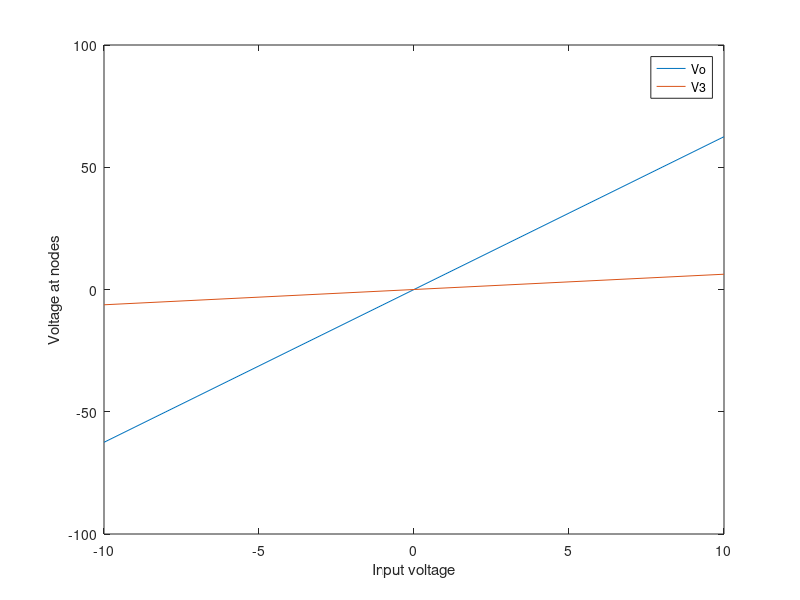
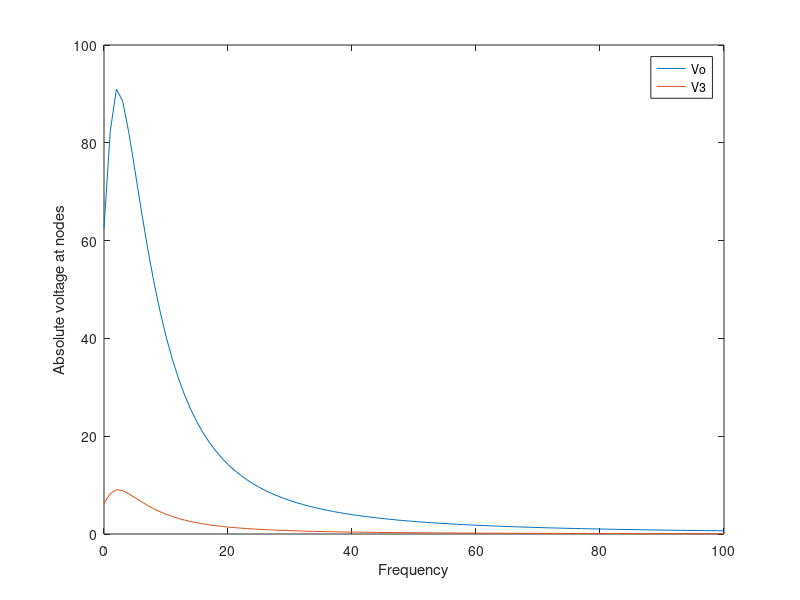
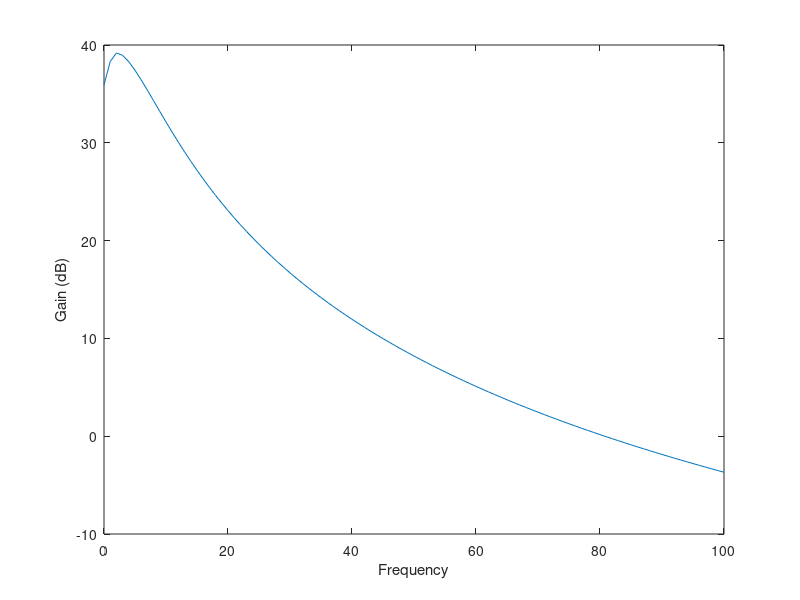
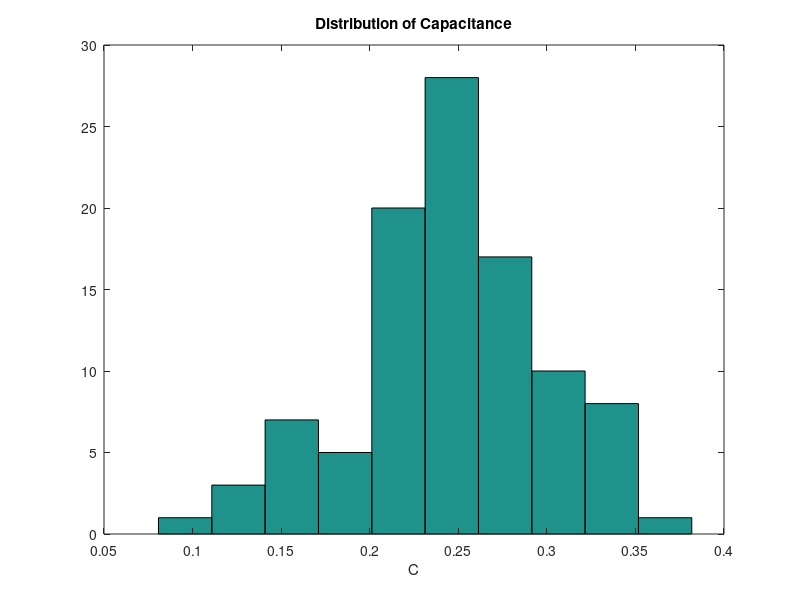

Write MATLAB code to recreate these figures, in order.
clear

V_in = 0;

R1 = 1;
Cap = 0.25;
R2 = 2;
L = 0.2;
R3 = 10;
alpha = 100;
R4 = 0.1;
Ro = 1000;

G1 = 1/R1;
G2 = 1/R2;
G3 = 1/R3;
G4 = 1/R4;
Go = 1/Ro;

% Unknowns: X = [I_in, V1, V2, I_L, I3, I, V4, Vo];
X = [];

G = zeros(8);
G(1,:) = [1 G1 -G1 0 0 0 0 0];
G(2,:) = [0 -G1 (G1+G2) 1 0 0 0 0];
G(3,:) = [0 0 0 -1 1 0 0 0];
G(4,:) = [0 0 0 0 0 -1 G4 -G4];
G(5,:) = [0 0 0 0 0 0 -G4 (G4+Go)];
G(6,:) = [0 1 0 0 0 0 0 0];
G(7,:) = [0 0 0 0 -alpha 0 1 0];
G(8,:) = [0 0 1 0 -R3 0 0 0];

C = zeros(8);
C(1,:) = [0 Cap -Cap 0 0 0 0 0];
C(2,:) = [0 -Cap Cap 0 0 0 0 0];
C(8,:) = [0 0 0 -L 0 0 0 0];

F = [0 0 0 0 0 V_in 0 0];

%
% In time domain, C dX/dt + GX = F. In the frequency domain, (G + jwC)X =
% F. For DC analysis, we can set w = 0. To solve for X:
% X = F / (G + jwC)
%

% DC Sweep

index = 1;

for V_in = -10:10
    
    F = [0 0 0 0 0 V_in 0 0];
    X = G\F';
    
    Vo(index) = X(8);
    V3(index) = X(5)*R3; %X(5) contains I3
    
    index = index + 1;
    
end

V_in = linspace(-10,10,21);

figure(1)
plot(V_in,Vo)
hold on
plot(V_in,V3)
xlabel('Input voltage')
ylabel('Voltage at nodes')
legend('Vo','V3')
hold off

% AC Sweep

% For the AC sweep, let V_in = 1V
V_in = 1;

Vo = [];
V3 = [];

index = 1;

for f = 0:100
    
    w = 2*pi*f;
    X = (G + 1i*w*C)\F';
    
    Vo(index) = real(X(8));
    V3(index) = real(X(5))*R3; %X(5) contains I3
    
    index = index + 1;
    
end

f = linspace(0,100,101);

figure(2)
plot(f,Vo)
hold on
plot(f,V3)
xlabel('Frequency')
ylabel('Absolute voltage at nodes')
legend('Vo','V3')
hold off

figure(3)
plot(f,20*log10(Vo/V_in))
xlabel('Frequency')
ylabel('Gain (dB)')

% Variable Capacitance

w = pi;

for index = 1:100

    Cap = 0.05*randn + 0.25;
    
    cPerturb(index) = Cap;
    
    C(1,:) = [0 Cap -Cap 0 0 0 0 0];
    C(2,:) = [0 -Cap Cap 0 0 0 0 0];
    C(8,:) = [0 0 0 -L 0 0 0 0];
    
    X = (G + 1i*w*C)\F';
    
    gain(index) = 20*log10(abs(X(8))/V_in);
    
    index = index + 1;

end

figure(4)
hist(cPerturb)
title('Distribution of Capacitance')
xlabel('C')

figure(5)
hist(gain)
title('Spread of Gain')
xlabel('20log_{10}|V_o/V_{in}|')
